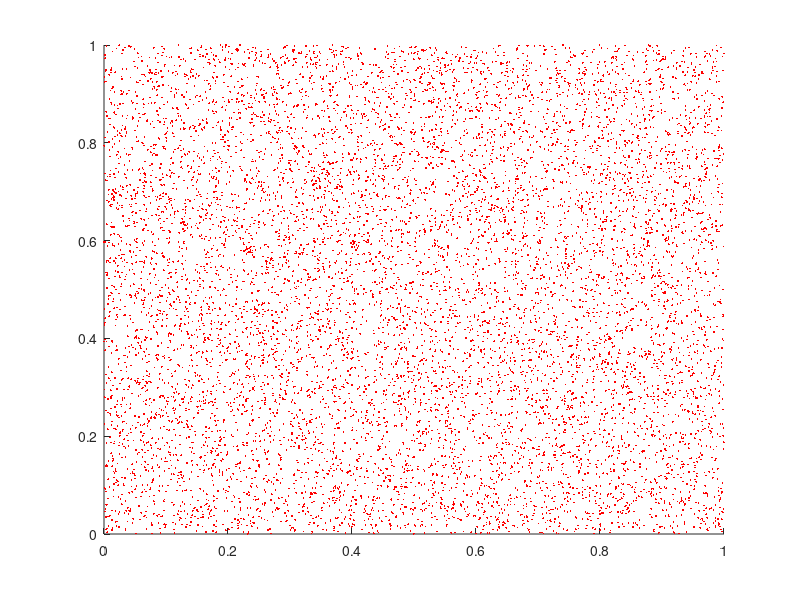

Recreate this plot in MATLAB. (Note: this script raises an error after producing the figure.)
clc; close all; clear all; 

x_b = rand(1, 10000); 
y_b = rand(1, 10000); 
z_b = rand(1, 10000);

x1_f = rand(1, 100); 
x2_f = rand(1, 100); 
y1_f = 1/3; 
y2_f = 2/3;
z_f  = 1/2; 

figure(1)
hold on
plot3(x_b, y_b, z_b, 'r.', 'MarkerSize', 4)
plot3(x1_f, y1_f, z_f, 'b.', 'MarkerSize', 2 * 40/7)
plot3(x2_f, y2_f, z_f, 'b.', 'MarkerSize', 2 * 40/7)

box on
ax = gca;
ax.BoxStyle = 'full';

set(gca,'xtick',[])
set(gca,'xticklabel',[])

set(gca,'ytick',[])
set(gca,'yticklabel',[])

set(gca,'ztick',[])
set(gca,'zticklabel',[])

view([2/3, 1/5, 1/7])

hold off
